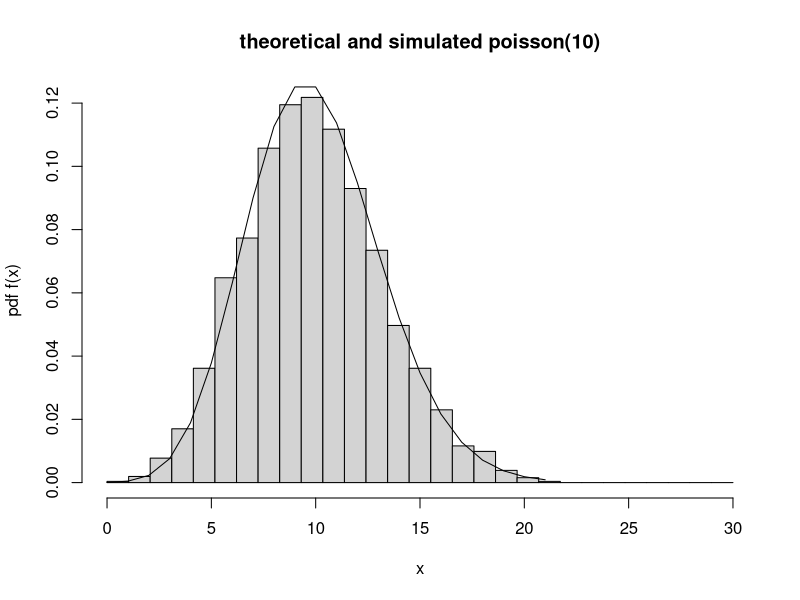

Source code (R):
sim_poi <- function(lambda) {
		u <- runif(1)
		x <- 0
		p.x <- exp(-lambda)
		F.x <- p.x
	while (F.x <= u) {
		p.x <- lambda * p.x / (x + 1)
		F.x <- F.x + p.x
		x <- x + 1
	}
	return(x)
}

set.seed(1999)
n <- 5000
g <- rep(0, n)
for (i in 1:n) g[i] <- sim_poi(10)

hist(g, breaks=seq(0,30, length=30), freq=F, xlab="x", ylab="pdf f(x)",
main="theoretical and simulated poisson(10)")

x <- seq(0, max(g))
lines(x, dpois(x, 10))

